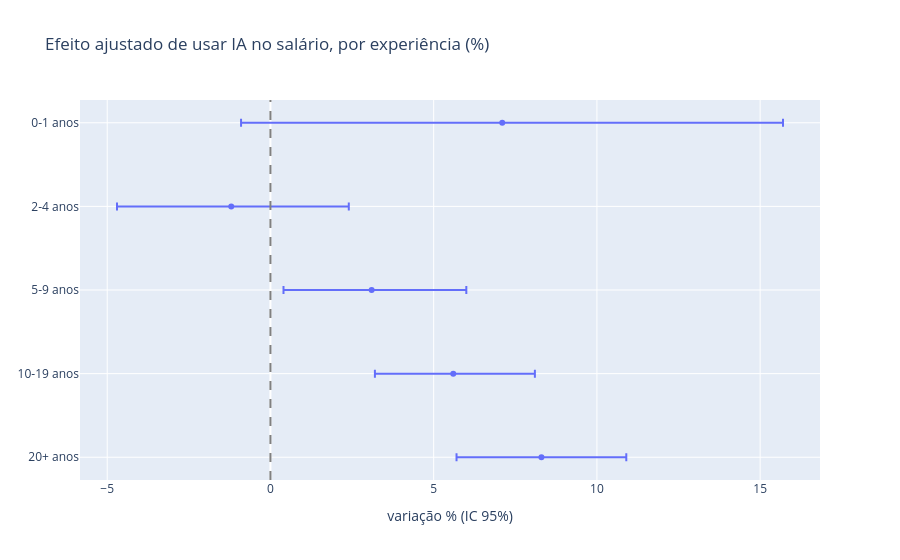

Here is the notebook cell this chart was saved with:
### Code cell
fig = go.Figure(go.Scatter(
    x=by_band["pct"], y=by_band["faixa"], mode="markers",
    error_x=dict(type="data", symmetric=False, array=by_band["hi"] - by_band["pct"],
                 arrayminus=by_band["pct"] - by_band["lo"])))
fig.add_vline(x=0, line_dash="dash", line_color="gray")
fig.update_layout(title="Efeito ajustado de usar IA no salário, por experiência (%)",
                  xaxis_title="variação % (IC 95%)", yaxis=dict(categoryorder="array", categoryarray=ORDEM_EXP[::-1]))
fig.show(); save_fig(fig, "g13_efeito_ia_por_faixa")

### Figure 1 — Plotly figure (JSON) as saved in the notebook; plotly's stock layout.template omitted (floating-point values rounded to 4 significant figures)
{"data": [{"error_x": {"array": [8.6, 3.6, 2.9, 2.5, 2.6], "arrayminus": [8.0, 3.5, 2.7, 2.4, 2.6], "symmetric": false, "type": "data"}, "mode": "markers", "type": "scatter", "x": [7.1, -1.2, 3.1, 5.6, 8.3], "y": ["0-1 anos", "2-4 anos", "5-9 anos", "10-19 anos", "20+ anos"]}], "layout": {"shapes": [{"line": {"color": "gray", "dash": "dash"}, "type": "line", "x0": 0, "x1": 0, "xref": "x", "y0": 0, "y1": 1, "yref": "y domain"}], "title": {"text": "Efeito ajustado de usar IA no salário, por experiência (%)"}, "xaxis": {"title": {"text": "variação % (IC 95%)"}}, "yaxis": {"categoryarray": ["20+ anos", "10-19 anos", "5-9 anos", "2-4 anos", "0-1 anos"], "categoryorder": "array"}}}
